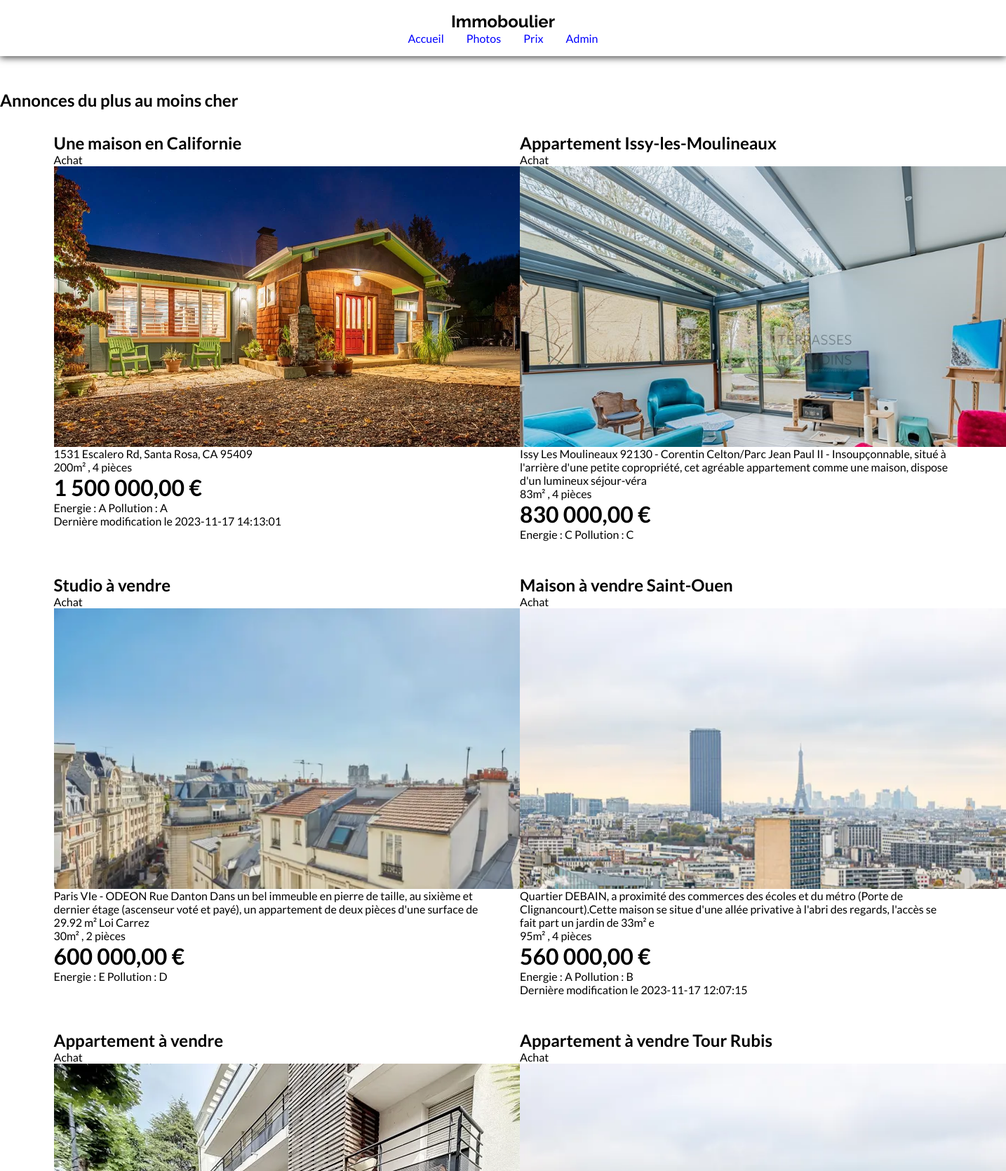
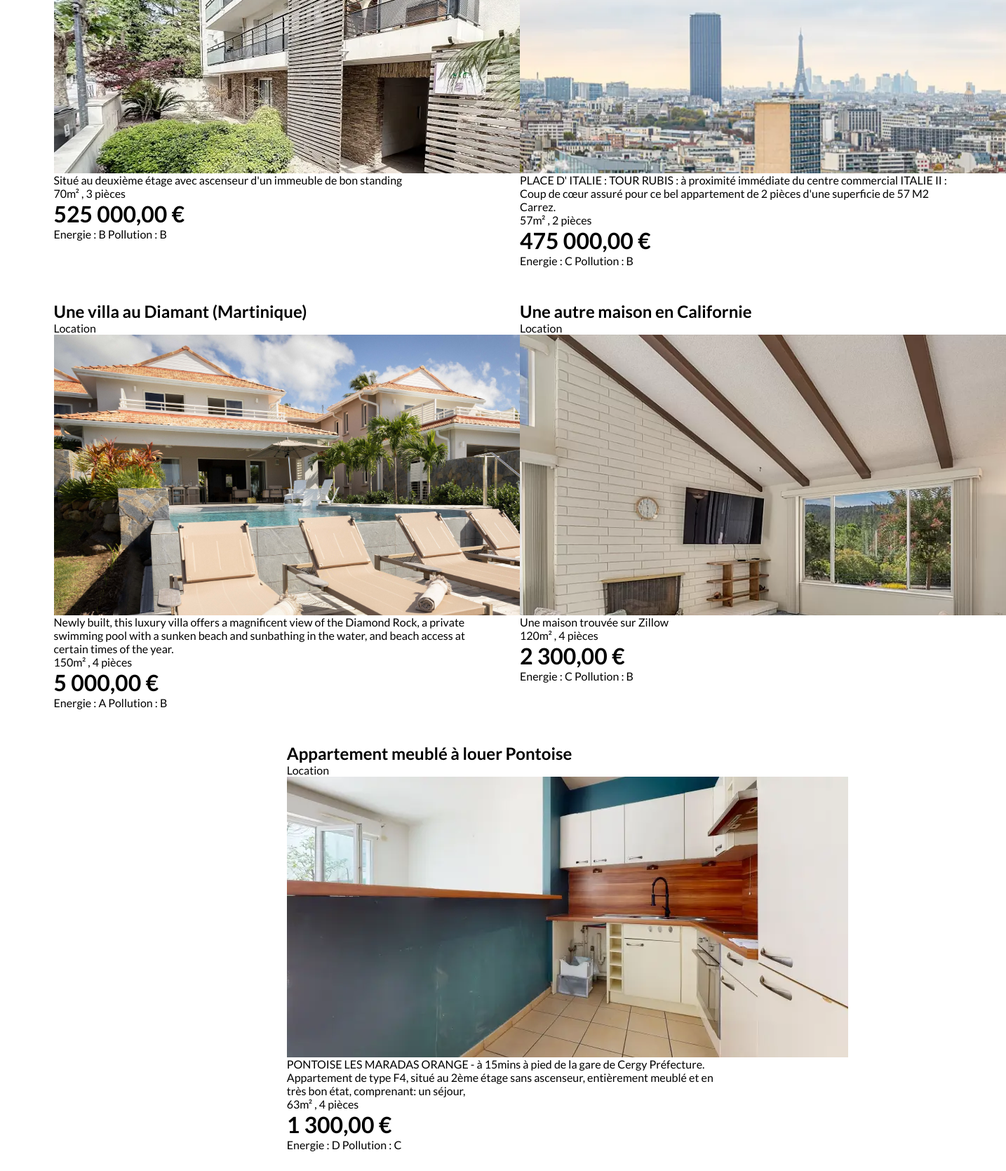
Screenshot of /prix with the database file from the repository (2 pictures, top to bottom).
### tables this page shows
CREATE TABLE `annonce` (
  `id` int(11) NOT NULL,
  `titre` varchar(50) NOT NULL,
  `description` varchar(400) NOT NULL,
  `image` varchar(150) NOT NULL,
  `type` tinyint(1) NOT NULL,
  `prix` int(11) NOT NULL,
  `surface` int(11) NOT NULL,
  `pieces` int(11) NOT NULL,
  `energie` varchar(2) NOT NULL,
  `pollution` varchar(2) NOT NULL,
  `cree_le` timestamp NOT NULL DEFAULT current_timestamp(),
  `modifie_le` timestamp NULL DEFAULT NULL
);

### controllers/prix.php (called while the page is built)
<?php
require ("./models/Database.php");
$annonces = $db->query("SELECT * FROM annonce ORDER BY prix DESC")->fetchAll();
require("./views/prix.view.php");

### index.php (called while the page is built, shortened)
<?php
require 'core/routeur.php';

### views/prix.view.php (the view)
<?php require("partials/header.php"); ?>
<h2>Annonces du plus au moins cher</h2>
<section id="duo">
    <?php foreach ($annonces as $annonce) {
    ?>
        <article class="half">
            <h2><?= $annonce["titre"] ?></h2>
            <?php if ($annonce["type"] === 0) { ?>
                <p class="type">Location</p>
            <?php } else { ?>
                <p class="type">Achat</p>
            <?php } ?>
            <div class="big" style='background-image: url("upload/<?= $annonce["image"] ?>");'></div>
            <p><?= $annonce["description"] ?></p>
            <p><?= $annonce["surface"] ?>m² , <?= $annonce["pieces"] ?> pièces </p>
            <p><strong><?= number_format($annonce["prix"], 2, ',', ' ') ?> €</strong></p>
            <p class="energie">Energie : <?= $annonce["energie"] ?> Pollution : <?= $annonce["pollution"] ?></p>
            <?php if($annonce["modifie_le"]){?>
                Dernière modification le <?= $annonce["modifie_le"] ?>
                <?php }?>
        </article>
    <?php  }; ?>
</section>
<?php require("partials/footer.php"); ?>

### public/assets/style.css (style rules this page uses)
* { padding: 0; border: 0; margin: 0; font-family: "Lato"; box-sizing: border-box; }
:root { --cfg: #433; --cbg: #fff; --cdark: #888; --clight: #f5f6f7; --cmed: #d1d1d1; --clink: #07c; --cemph: #088; --cemphbg: #0881; }
.big { width: 100%; height: 400px; background-repeat: no-repeat; background-size: cover; }
section { display: grid; grid-template-columns: repeat(3, 1fr); grid-template-rows: repeat(3, 1fr); gap: 3rem; padding: 2rem; }
#duo { display: flex; flex-wrap: wrap; justify-content: center; }
.half { width: 45%; }
.half div { width: 800px; }
strong { font-size: 2rem; }

### rows the page displays
annonce: titre "Une maison en Californie", type "Achat", image (picture), description "1531 Escalero Rd, Santa Rosa, CA 95409", surface "200", pieces "4", prix "1 500 000,00", energie "A", pollution "A", modifie_le "2023-11-17 14:13:01"
annonce: titre "Appartement Issy-les-Moulineaux", type "Achat", image (picture), description "Issy Les Moulineaux 92130 - Corentin Celton/Parc Jean Paul II - Insoupçonnable, situé à l'arrière d'une petite copropriété, cet agréable appartement comme une maison, dispose d'un lumineux séjour-véra", surface "83", pieces "4", prix "830 000,00", energie "C", pollution "C"
annonce: titre "Studio à vendre", type "Achat", image (picture), description "Paris VIe - ODEON Rue Danton Dans un bel immeuble en pierre de taille, au sixième et dernier étage (ascenseur voté et payé), un appartement de deux pièces d'une surface de 29.92 m² Loi Carrez", surface "30", pieces "2", prix "600 000,00", energie "E", pollution "D"
annonce: titre "Maison à vendre Saint-Ouen", type "Achat", image (picture), description "Quartier DEBAIN, a proximité des commerces des écoles et du métro (Porte de Clignancourt).Cette maison se situe d'une allée privative à l'abri des regards, l'accès se fait part un jardin de 33m² e", surface "95", pieces "4", prix "560 000,00", energie "A", pollution "B", modifie_le "2023-11-17 12:07:15"
annonce: titre "Appartement à vendre", type "Achat", image (picture), description "Situé au deuxième étage avec ascenseur d'un immeuble de bon standing", surface "70", pieces "3", prix "525 000,00", energie "B", pollution "B"
annonce: titre "Appartement à vendre Tour Rubis", type "Achat", image (picture), description "PLACE D' ITALIE : TOUR RUBIS : à proximité immédiate du centre commercial ITALIE II : Coup de cœur assuré pour ce bel appartement de 2 pièces d'une superficie de 57 M2 Carrez.", surface "57", pieces "2", prix "475 000,00", energie "C", pollution "B"
annonce: titre "Une villa au Diamant (Martinique)", type "Location", image (picture), description "Newly built, this luxury villa offers a magnificent view of the Diamond Rock, a private swimming pool with a sunken beach and sunbathing in the water, and beach access at certain times of the year.", surface "150", pieces "4", prix "5 000,00", energie "A", pollution "B"
annonce: titre "Une autre maison en Californie", type "Location", image (picture), description "Une maison trouvée sur Zillow", surface "120", pieces "4", prix "2 300,00", energie "C", pollution "B"
annonce: titre "Appartement meublé à louer Pontoise", type "Location", image (picture), description "PONTOISE LES MARADAS ORANGE - à 15mins à pied de la gare de Cergy Préfecture. Appartement de type F4, situé au 2ème étage sans ascenseur, entièrement meublé et en très bon état, comprenant: un séjour,", surface "63", pieces "4", prix "1 300,00", energie "D", pollution "C"
